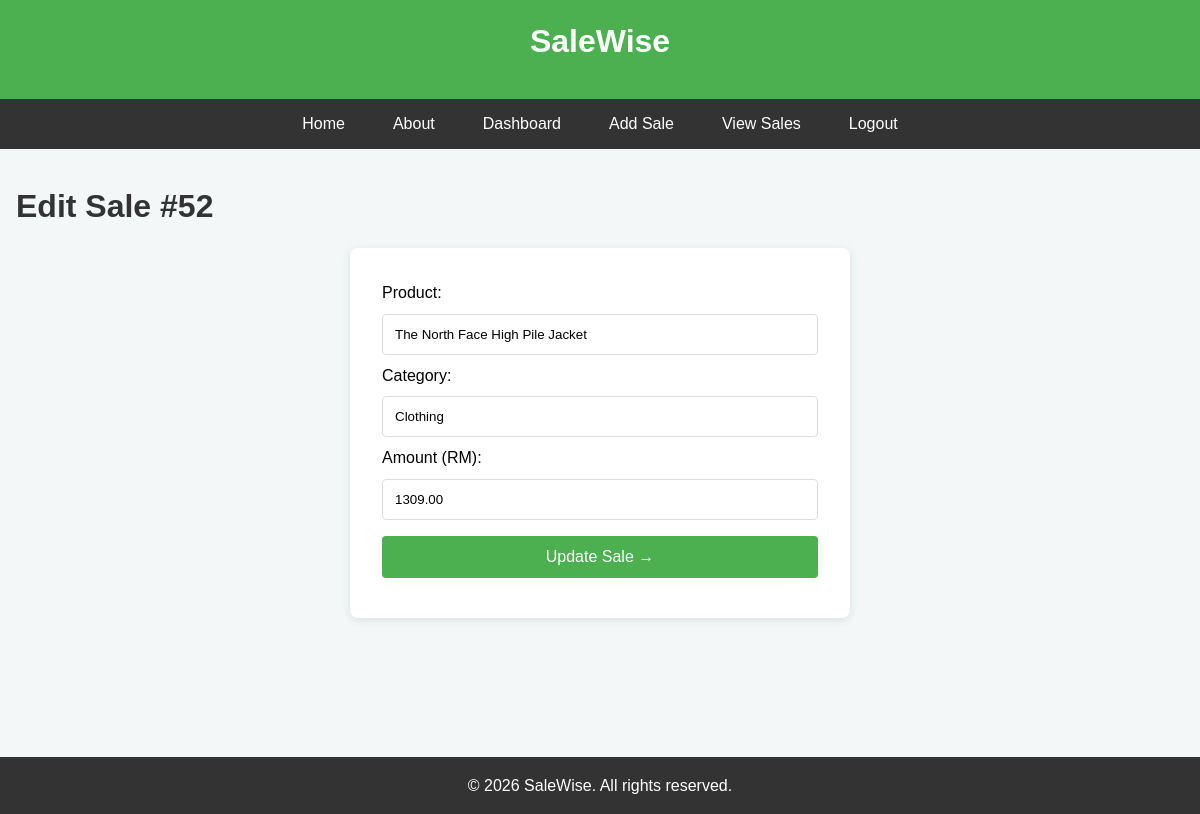
The app's page /edit_sales.php?id=52 (signed in) with its own data.
### tables this page shows
CREATE TABLE `sales` (
  `id` int(11) NOT NULL,
  `product` varchar(100) NOT NULL,
  `category` varchar(50) NOT NULL,
  `amount` decimal(10,2) NOT NULL,
  `created_at` timestamp NOT NULL DEFAULT current_timestamp()
);

### edit_sales.php (the view, shortened to what this page needs)
<?php
include 'header.php';
include 'config.php';
$id = (int)($_GET['id'] ?? 0);
$stmt = $conn->prepare("SELECT * FROM sales WHERE id = ?");
$stmt->bind_param("i", $id);
$stmt->execute();
$sale = $stmt->get_result()->fetch_assoc();
?>
<main>
    <h1>Edit Sale #<?php echo $id; ?></h1>
    <form method="post">
        <label>Product:</label>
        <input type="text" name="product" value="<?php echo htmlspecialchars($sale['product']); ?>" required>
        <label>Category:</label>
        <input type="text" name="category" value="<?php echo htmlspecialchars($sale['category']); ?>" required>
        <label>Amount (RM):</label>
        <input type="number" step="0.01" name="amount" value="<?php echo $sale['amount']; ?>" min="0" required>
        <button name="update_sale">Update Sale →</button>
    </form>
</main>
<?php include 'footer.php'; ?>

### style.css (style rules this page uses)
* { margin: 0; padding: 0; box-sizing: border-box; font-family: Arial, sans-serif; }
body { background: #f4f7f8; line-height: 1.6; }
h1 { color: #333; margin-bottom: 1rem; }
form { background: white; padding: 2rem; border-radius: 8px; box-shadow: 0 2px 10px rgba(0,0,0,0.1); max-width: 500px; margin: 0 auto; }
input, button { width: 100%; padding: 0.75rem; margin: 0.5rem 0; border: 1px solid #ddd; border-radius: 4px; }
button { background: #4CAF50; color: white; border: none; cursor: pointer; font-size: 1rem; }

### records on screen
sales: product "The North Face High Pile Jacket", category "Clothing", amount "1309.00"

### other values on screen
$id "52"
